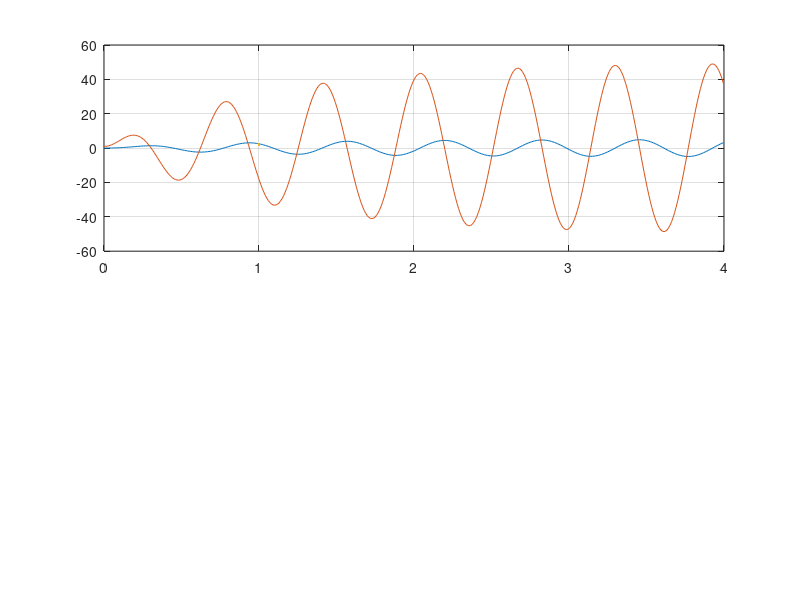

The MATLAB source for this figure: (Note: this script raises an error after producing the figure.)
%% Clear Workspace
clear; clc; close all;  
%% Plot inizializzazione
font_size=18; line_width=2; plot_x0=500; plot_y0=300; plot_width=600; plot_height=600;
%% Parametri del sitema
k = 1;     % costante elastica [k = 1N/m]
M = 0.01;  % massa [M = 0.01kg]
b = 0.02;  % coeff attrito viscoso [b = 0.02 N*s/m]
%% Sim: LTI [A,B,C,D]
% ricavo A,B,C,D dal modello dello spazio degli stati
A = [  0      1   ; 
      -k/M  -b/M ];
B = [  0 ; 
      1/M ];
C = [ 1  0 ];
D = 0;

% passo le matrici al modello LTI
lti_model = ss(A, B, C, D);

%% OBIETTIVO 1:
%{
realizzare uno script che gereri l'evoluzione
dello stato del sistema per  0 <= t <= 4,
con condizione iniziale x0 = [0; 1] 
e con input sinusoidale avente pulsazione iniziale 10 rad/s

si confrontino u(t), y(t)
%}

% [x0] condizione iniziale
x0 = [ 0 ; 1 ];
% [w_10] pulsazione 10 rad/s
w_10  = 10;  

%da pulsazione devo generare il peziodo [2 * pi / pulsazione]
% [T_10] periodo
T_10  = 2*pi/w_10;

%[ingresso_ad_istante_t, istante_t] = gensig('sin', periodo , tempo_max);
% associamo un ingresso sinusoidale ad uno specifico periodo t_10
% generazione di segnali sinusoidale:
[u_10, t_10] = gensig('sin', T_10, 4); 

%output [y_sim , t_sim, x_sim] chiedono risultati dalla lsim()
[y_sim , t_sim, x_sim] = lsim(lti_model, u_10, t_10, x0);

% Plot
fig1 = figure(1);
set(fig1, 'Name', 'Simulazione del sistema A,B,C,D');
%set figure relatve to screen
set(gcf,'position',[plot_x0,plot_y0,plot_width,plot_height])

%top graph
ax(1) = subplot(2, 1, 1);
% DISPLAYING: t_sim, x_sim
plot(t_sim, x_sim, LineWidth=line_width)
grid on
box on
xlabel('$t$ [s]', FontSize=font_size, Interpreter='latex')
legend('$x_1(t)$ [m]', '$x_2(t)$ [m/s]', FontSize=font_size, Interpreter='latex')

%bottom graph
ax(2) = subplot(2, 1, 2);
% DISPLAYING: t_sim, y_sim
plot(t_sim, y_sim, LineWidth=line_width)
hold on
% DISPLAYING: t_10, u_10
plot(t_10, u_10, LineWidth=line_width)
grid on
box on
xlabel('$t$ [s]', FontSize=font_size, Interpreter='latex')
legend('$y(t)$ [m]', '$u(t)$ [N]', FontSize=font_size, Interpreter='latex')
hold off
linkaxes(ax,'x');



%% OBIETTIVO 2:
%{
dato il sistema LTI SISO a tempo continuo
trovare la corrispondenet Fdt G(s) = N(s)/D(s) -> CAT1

definizione tramite numeratore e denominatore
G = tf(num, den);
%}

% START: METODI EQUIVALENTI
% >>> version 1:
% conversione di un sistema nello spazio degli stati:
%G = tf(lti_model);

% >>> version 2;
% modo piu' veloce per scrivere le FdT:
% creiamo una variabile speciale, la 's' della funzione di trasferimento a
% tempo continuo. Utilizziamo una funzione al posto di enunciare una serie
% di coefficienti polinomiali
s = tf('s'); 
G = (1/M)/(s^2 + b/M*s + k/M);
% END: METODI EQUIVALENTI

%% Operazioni su G(s)

% risposta impulsiva
% impulse(G);

% risposta al gradino
% step(G);

% risposta a input generici
% lsim(G, u, t);

% elenco degli zeri
% zero(G)

% elenco dei poli
% pole(G)

% poli e zeri
% pzmap(G)

%% OBIETTIVO 3:
%{
aggiornare lo script precedente usando la FdT
per calcolare la risposta forzata dell'uscita ai 
seguenti ingressi usando gensig:
[a] sinusoide di ampiezza 1N e pulsazioni in rad/s w_2_dot_5 = 2.5
[b] sinusoide di ampiezza 1N e pulsazioni in rad/s w_10 = 10
[c] sinusoide di ampiezza 1N e pulsazioni in rad/s w_20 = 20
[d] onda quadra di ampiezza 1N e periodo p = 2 sec
%}

%sinusoide di test1 (2.5 rad/s)
w_2p5  = 2.5; 
T_2p5  = 2*pi/w_2p5;  % periodo
[u_2p5, t_2p5] = gensig('sin', T_2p5, 10); %generazione di segnale sinusoidale

%sinusoide di test2 (10 rad/s)
w_10  = 10; 
T_10  = 2*pi/w_10;   % periodo
[u_10, t_10] = gensig('sin', T_10, 10); %generazione di segnale sinusoidale

%sinusoide di test3 (20 rad/s)
w_20  = 20; 
T_20  = 2*pi/w_20;   % periodo
[u_20, t_20] = gensig('sin', T_20, 10); %generazione di segnale sinusoidale

% test4 generazione di segnale a gradino, dove:
[u_square, t_square] = gensig('square', 5, 10, 0.01);


[y_2p5,  t_2p5] = lsim(G, u_2p5, t_2p5);
[y_10 ,   t_10] = lsim(G,  u_10,  t_10);
[y_20 ,   t_20] = lsim(G,  u_20,  t_20);
[y_square , t_square] = lsim(G,  u_square,  t_square);

% Plot: G(s)
fig2 = figure(2);
% title bar name plot
set(fig2, 'Name', 'Funzione di trasferimento');
% position figure in window
set(gcf,'position',[plot_x0,plot_y0,plot_width,plot_height])

%Grafico superiore
ax(1) = subplot(2, 1, 1);
% test1 (2.5 rad/s)
plot(t_2p5, y_2p5, LineWidth=line_width)
hold on
% test2 (10 rad/s)
plot(t_10, y_10, LineWidth=line_width)
% test3 (20 rad/s)
plot(t_20, y_20, LineWidth=line_width)
% Max line
yline(1, LineWidth=line_width)
% Bottom line
yline(-1, LineWidth=line_width)
grid on
box on
xlabel('$t$ [s]', FontSize=font_size, Interpreter='latex')
legend('$y_{2.5}(t)$ [m]', '$y_{10}(t)$ [m]', '$y_{20}(t)$ [m]',...
    FontSize=font_size, Interpreter='latex')
hold off

%Grafico inferiore
ax(2) = subplot(2, 1, 2);
% line1 sinusoidal [y] uscita sinusoidale al gradino
plot(t_square, y_square, LineWidth=line_width)
hold on
% line2 squared [u_square] ingresso al gradino
plot(t_square, u_square, LineWidth=line_width)
grid on
box on
xlabel('$t$ [s]', FontSize=font_size, Interpreter='latex')
legend('$y(t)$ [m]', '$u(t)$ [N]', FontSize=font_size,...
    Interpreter='latex', Location='SouthEast')
hold off